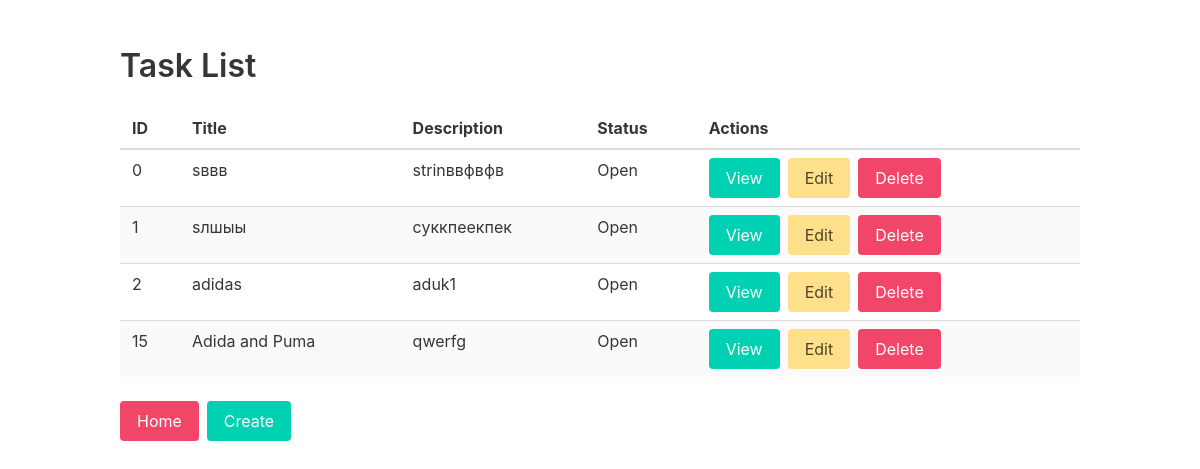
/tasks/, run on an earlier commit of the app's database.
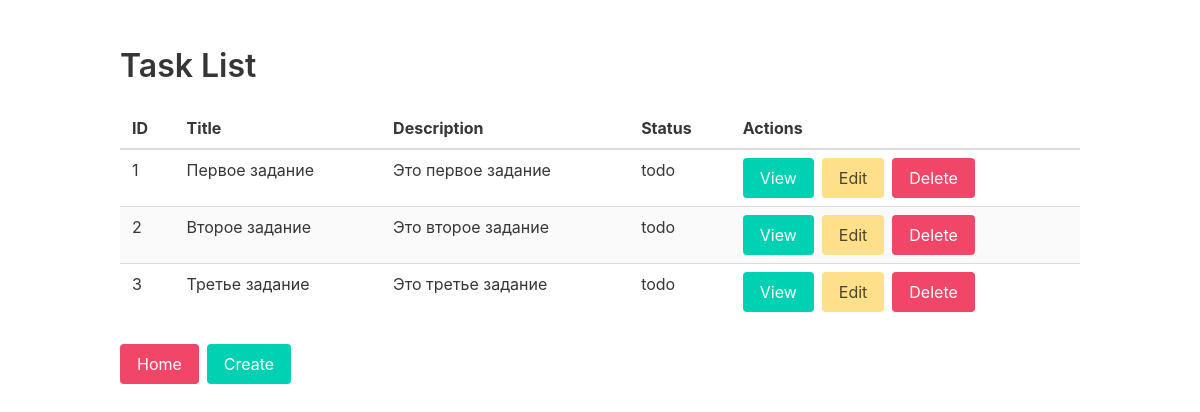
And on a later commit of the database.
### schemas/task.py (models this page shows)
class TaskDB(Base):
    __tablename__ = "tasks"
    id = Column(Integer, primary_key=True, index=True)
    title = Column(String, index=True)
    description = Column(Text)
    assigned_to = Column(String, index=True)
    due_date = Column(DateTime)
    status = Column(String, default='Open')
    created_at = Column(DateTime, default=datetime.now)
    updated_at = Column(DateTime, default=datetime.now, onupdate=datetime.now)

### routers/task_web_router.py (the view)
@task_web_router.get("/", response_class=HTMLResponse)
async def tasks(request: Request, db: Session = Depends(get_db)):
    tasks = db.query(TaskDB).all()
    return templates.TemplateResponse("task_list.html", {"request": request, "tasks": tasks})

### templates/task_list.html
{% extends "base.html" %}
{% block content %}
<h1 class="title">Task List</h1>
<table class="table is-striped is-hoverable is-fullwidth">
    <thead>
        <tr>
            <th>ID</th>
            <th>Title</th>
            <th>Description</th>
            <th>Status</th>
            <th>Actions</th>
        </tr>
    </thead>
    <tbody>
        {% for task in tasks %}
        <tr>
            <td>{{ task.id }}</td>
            <td>{{ task.title }}</td>
            <td>{{ task.description }}</td>
            <td>{{ task.status }}</td>
            <td>
                <div class="buttons">
                    <a href="/tasks/{{ task.id }}" class="button is-primary">View</a>
                    <a href="/tasks/{{ task.id }}/edit" class="button is-warning">Edit</a>
                    <a href="/tasks/{{ task.id }}/delete" class="button is-danger">Delete</a>
                </div>
            </td>
        </tr>
        {% endfor %}
    </tbody>
</table>
<div class="buttons">
    <a href="/" class="button is-danger">Home</a>
    <a href="/tasks/create" class="button is-primary">Create</a>
</div>
{% endblock %}

### templates/base.html (shortened to what this page needs)
<!DOCTYPE html>
<html>
<head>
    <link rel="stylesheet" href="https://cdn.jsdelivr.net/npm/bulma@0.9.3/css/bulma.min.css">
</head>
<body>
    <section class="section">
        <div class="container">
            {% block content %}{% endblock %}
        </div>
    </section>
</body>
</html>

What changed in the data, as far as the page shows it:
removed TaskDB: id "0", title "sввв", description "strinввфвфв", status "Open"
removed TaskDB: id "15", title "Adida and Puma", description "qwerfg", status "Open"
changed TaskDB id 1: title "sлшыы" → "Первое задание"; description "суккпеекпек" → "Это первое задание"; status "Open" → "todo"
changed TaskDB id 2: title "adidas" → "Второе задание"; description "aduk1" → "Это второе задание"; status "Open" → "todo"
added TaskDB: id "3", title "Третье задание", description "Это третье задание", status "todo"
